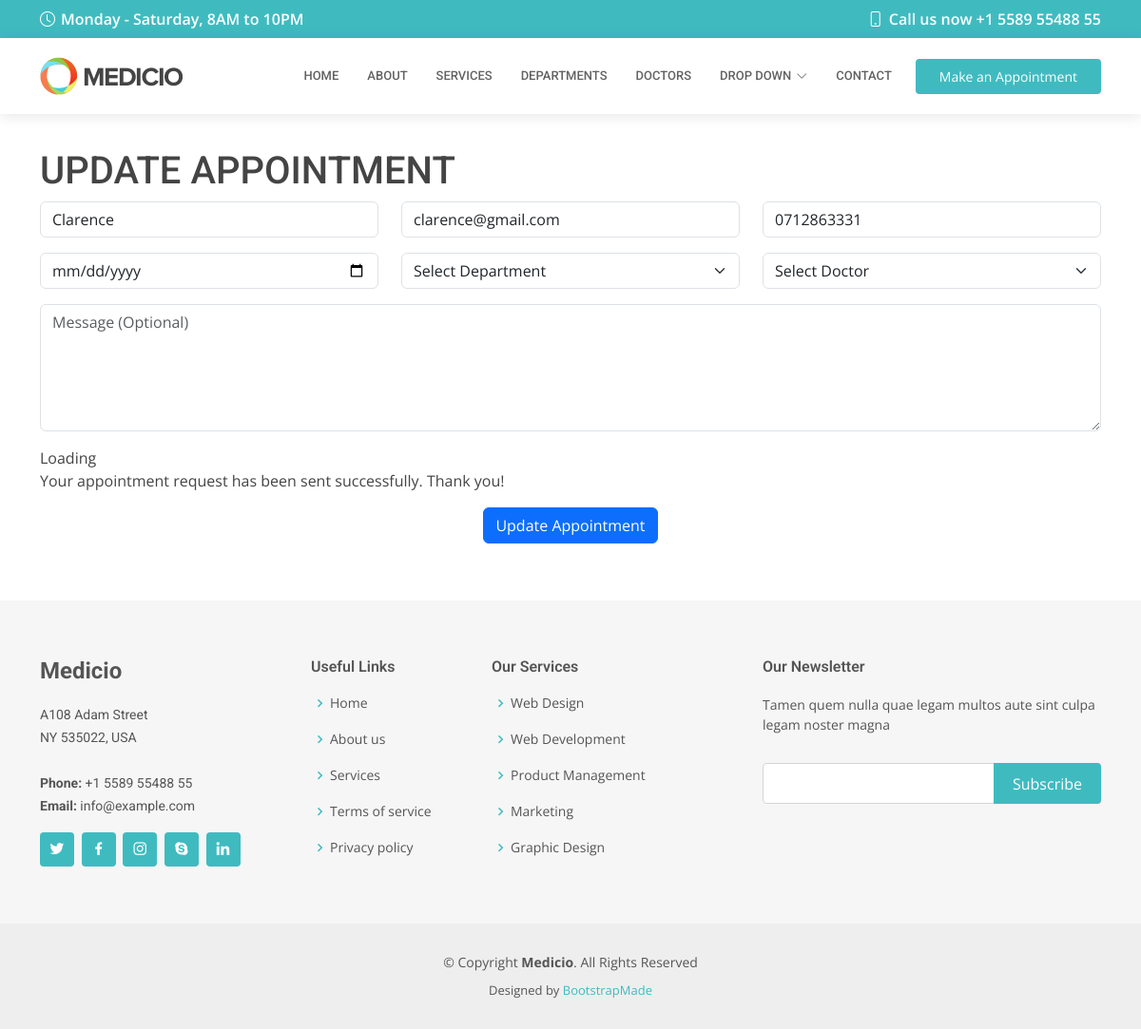
The page /edit/1 on the database as committed earlier.
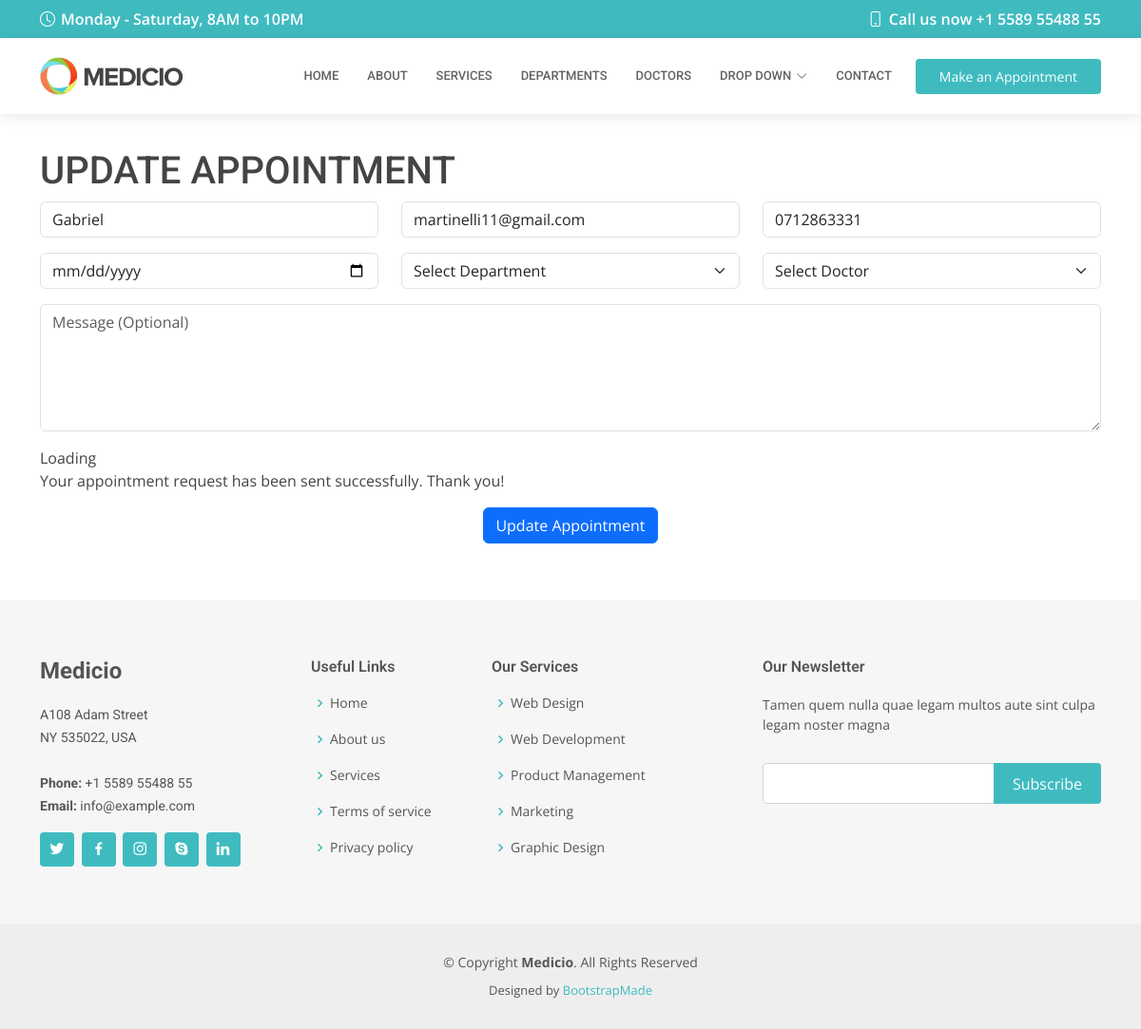
The same page on the database as committed later.
### MedicioApp/models.py (models this page shows, shortened)
class Appoint(models.Model):
    name = models.CharField(max_length=50)
    email = models.EmailField(max_length=50)
    phone = models.CharField(max_length=20)
    date = models.DateField()
    department = models.CharField(max_length=50)
    doctor = models.CharField(max_length=20)
    message = models.TextField()

### MedicioApp/views.py (the view)
# urls.py: path('edit/<int:id>', views.edit,),
def edit(request, id):
    appointment = Appoint.objects.get(id=id)
    return render(request, 'edit.html', {'x': appointment})

### templates/edit.html (shortened to what this page needs)
{% extends 'inner-page.html' %}
{% load static %}
{% block body %}
      <form action="/update/{{ x.id }}" method="POST" role="form" >
          <h1>UPDATE APPOINTMENT</h1>
            <div class="row">
            <div class="col-md-4 form-group">
              <input type="text" name="name" value="{{ x.name }}" class="form-control" id="name" placeholder="Your Name" required>
            </div>
            <div class="col-md-4 form-group mt-3 mt-md-0">
              <input type="email" value="{{ x.email }}" class="form-control" name="email" id="email" placeholder="Your Email" required>
            </div>
            <div class="col-md-4 form-group mt-3 mt-md-0">
              <input type="tel" class="form-control" value="{{ x.phone }}" name="phone" id="phone" placeholder="Your Phone" required>
            </div>
          </div>
          <div class="row">
            <div class="col-md-4 form-group mt-3">
              <input type="date" name="date" value="{{ x.date }}" class="form-control datepicker" id="date" placeholder="Appointment Date" required>
            </div>
            <div class="col-md-4 form-group mt-3">
              <select name="department" id="department" value="{{ x.department }}" class="form-select">
                <option value="">Select Department</option>
              </select>
            </div>
            <div class="col-md-4 form-group mt-3">
              <select name="doctor" id="doctor" value="{{ x.doctor }}" class="form-select">
                <option value="">Select Doctor</option>
              </select>
            </div>
          </div>
          <div class="form-group mt-3">
            <textarea class="form-control" value="{{ x.message }}" name="message" rows="5" placeholder="Message (Optional)"></textarea>
          </div>
          <div class="my-3">
            <div class="loading">Loading</div>
            <div class="sent-message">Your appointment request has been sent successfully. Thank you!</div>
          </div>
          <div class="text-center"><button type="submit" class="btn btn-primary">Update Appointment</button></div>
        </form>
{% endblock %}

Rows that differ between the two databases and show on the page:
changed Appoint "Select Department": name "Clarence" → "Gabriel"; email "clarence@gmail.com" → "martinelli11@gmail.com"
